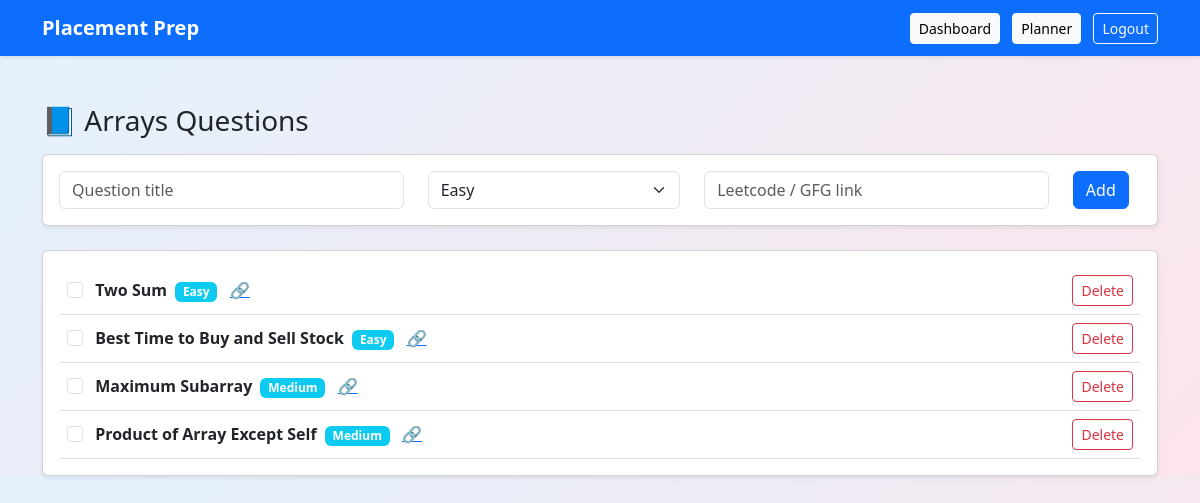
/questions/Arrays (signed in), run on the app's committed database.
### app.py (models this page shows)
class Question(db.Model):
    id = db.Column(db.Integer, primary_key=True)
    title = db.Column(db.String(200))
    difficulty = db.Column(db.String(20))
    link = db.Column(db.String(300))
    topic = db.Column(db.String(50))
    solved = db.Column(db.Boolean, default=False)
    user_email = db.Column(db.String(100))

### app.py (the view)
@app.route("/questions/<topic>")
def view_questions(topic):
    if "user" not in session:
        return redirect(url_for("login"))
    questions = Question.query.filter_by(
        user_email=session["user"],
        topic=topic
    ).all()
    return render_template(
        "questions.html",
        topic=topic,
        questions=questions
    )

### templates/questions.html (shortened to what this page needs)
{% extends "base.html" %}
{% block content %}
<h3 class="mb-3">📘 {{ topic }} Questions</h3>
<div class="card p-3 mb-4 shadow-sm">
  <form action="/add-question" method="POST">
    <div class="row">
      <div class="col-md-4">
        <input class="form-control" name="title" placeholder="Question title" required>
      </div>
      <div class="col-md-3">
        <select name="difficulty" class="form-select">
          <option>Easy</option>
        </select>
      </div>
      <div class="col-md-4">
        <input class="form-control" name="link" placeholder="Leetcode / GFG link">
      </div>
      <div class="col-md-1">
        <button class="btn btn-primary">Add</button>
      </div>
    </div>
  </form>
</div>
<div class="card p-3 shadow-sm">
  {% for q in questions %}
  <div class="d-flex justify-content-between align-items-center border-bottom p-2">
    <div>
      <input
        class="form-check-input me-2"
        type="checkbox"
        onchange="toggleQ({{ q.id }})"
      >
      <strong>{{ q.title }}</strong>
      <span class="badge bg-info ms-1">
        {{ q.difficulty }}
      </span>
      {% if q.link %}
        <a href="{{ q.link }}" target="_blank" class="ms-2">
          🔗
        </a>
      {% endif %}
    </div>
    <form action="/delete-question" method="post" class="m-0">
      <button class="btn btn-sm btn-outline-danger">
        Delete
      </button>
    </form>
  </div>
  {% endfor %}
</div>
{% endblock %}

### data on the page
Question: title "Two Sum", difficulty "Easy"
Question: title "Best Time to Buy and Sell Stock", difficulty "Easy"
Question: title "Maximum Subarray", difficulty "Medium"
Question: title "Product of Array Except Self", difficulty "Medium"

### other printed values
{{ topic }} "Arrays"
